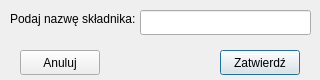
<?xml version="1.0" encoding="UTF-8"?>
<ui version="4.0">
 <class>nowyskladnik</class>
 <widget class="QDialog" name="nowyskladnik">
  <property name="geometry">
   <rect>
    <x>0</x>
    <y>0</y>
    <width>320</width>
    <height>80</height>
   </rect>
  </property>
  <property name="windowTitle">
   <string>Dodawanie nowego składnika...</string>
  </property>
  <property name="windowIcon">
   <iconset resource="resources.qrc">
    <normaloff>:/img/Resources/plus.png</normaloff>:/img/Resources/plus.png</iconset>
  </property>
  <widget class="QPushButton" name="Zatwierdz">
   <property name="geometry">
    <rect>
     <x>220</x>
     <y>50</y>
     <width>80</width>
     <height>25</height>
    </rect>
   </property>
   <property name="text">
    <string>Zatwierdź</string>
   </property>
  </widget>
  <widget class="QPushButton" name="Anuluj">
   <property name="geometry">
    <rect>
     <x>20</x>
     <y>50</y>
     <width>80</width>
     <height>25</height>
    </rect>
   </property>
   <property name="text">
    <string>Anuluj</string>
   </property>
  </widget>
  <widget class="QLabel" name="label">
   <property name="geometry">
    <rect>
     <x>10</x>
     <y>10</y>
     <width>131</width>
     <height>17</height>
    </rect>
   </property>
   <property name="text">
    <string>Podaj nazwę składnika: </string>
   </property>
  </widget>
  <widget class="QLineEdit" name="lineEdit">
   <property name="geometry">
    <rect>
     <x>140</x>
     <y>10</y>
     <width>171</width>
     <height>25</height>
    </rect>
   </property>
  </widget>
 </widget>
 <resources>
  <include location="resources.qrc"/>
 </resources>
 <connections/>
</ui>
